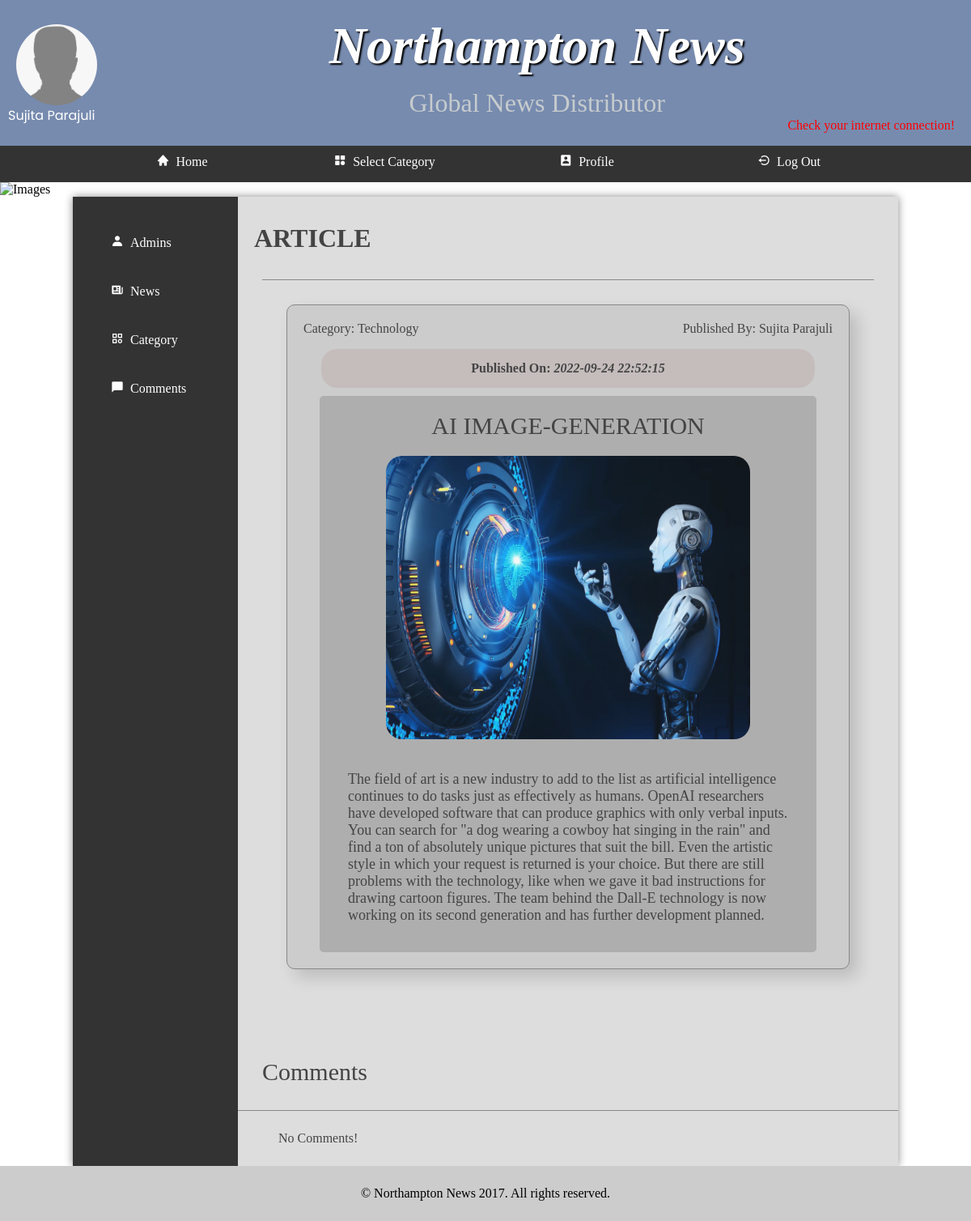
/adminFullArticle.php?id=2 (signed in), run on the app's committed database.
### tables this page shows
CREATE TABLE `article` (
  `id` int(5) NOT NULL,
  `title` varchar(100) NOT NULL,
  `content` text NOT NULL,
  `category` varchar(100) NOT NULL,
  `publishDate` datetime NOT NULL DEFAULT current_timestamp(),
  `image` varchar(100) NOT NULL,
  `publishedBy` varchar(100) NOT NULL
);

### adminFullArticle.php (the view, shortened to what this page needs)
<?php
include('adminDB.php');
$nameOfUser = $_SESSION["username"];
$userPhoto = $_SESSION["photo"];
$id = $_GET['id'];
?>
<!DOCTYPE html>
<html lang = "en">
	<head>
		<link rel = "stylesheet" type = "text/css" href = "styles.css">
		<link rel = "stylesheet" href = "https://unpkg.com/boxicons@2.0.7/css/boxicons.min.css">
	</head>
	<body>
		<header>
		<div class = "userinfo">
			<img src = "./public/images/admins/<?php
				if ($userPhoto){
					echo $userPhoto;
				}
				else{
					echo "character.jpg";
				}
				?>" alt = "User's Profile Picture" class = "userimage">
				<p>
				<?php
					echo $nameOfUser;
				?>
				</p>
			</div>
			<section>
				<h1>Northampton News</h1>
				<h3>Global News Distributor</h3>
			</section>
				<?php
                    $getGeoLocation = @unserialize (file_get_contents('http://ip-api.com/php/'));
                	if ($getGeoLocation && $getGeoLocation['status'] == 'success') {
                    	echo "<div style = 'margin-right: 20px;'><i class='bx bx-current-location'></i>&nbsp;".$getGeoLocation['city'].', '.$getGeoLocation['country']."</div>";
                    }
                    else{
                        echo "<div style = 'margin-right: 20px; color: red;'>Check your internet connection!</div>";
                    }
                ?>
		</header>
		<nav>
			<ul>
				<li><a href = "adminIndex.php"><i class='bx bxs-home'></i><span>&ensp;Home</span></a></li>
				<li><a href="#"><i class='bx bxs-category'></i>&ensp;Select Category</a>
				</li>
				<li><a href = "adminProfile.php"><i class='bx bxs-user-rectangle'></i><span>&ensp;Profile</span></a></li>
				<li><a href = "logout.php"><i class='bx bx-log-out-circle'></i><span>&ensp;Log Out</span></a></li>
			</ul>
		</nav>
		<img src="images/banners/randombanner.php" alt = "Images"/>
		<main>
		<nav>
				<ul>
				<li><a href = "manageAdmins.php"><i class='bx bxs-user'></i><span>&ensp;Admins</span></a></li>
                <li><a href = "adminArticles.php"><i class='bx bxs-news' ></i><span>&ensp;News</span></a></li>
				<li><a href = "manageCategories.php"><i class='bx bx-category' ></i><span>&ensp;Category</span></a></li>
                <li><a href = "manageComments.php" ><i class='bx bxs-comment' ></i><span>&ensp;Comments</span></a></li>
				</ul>
			</nav>
			<section class = "news_list_container">
                <h2 id = "heading">ARTICLE</h2>
			</section>
			<div class = "article_cont">
		   <?php
				$statemnt = $connection->prepare("SELECT * FROM `assignment1`.`article` WHERE id = '$id'");
				$statemnt->execute();
				$results = $statemnt->fetch(PDO::FETCH_NUM);
			?>
				<div class = "evr_news">
					<p style = "float: left;">Category:&nbsp;<?php echo $results[3]; ?></p>
					<p style = "float: right;">Published By:&nbsp;<?php echo $results[6]; ?></p>
				<div class = "atcDate">
					<label>Published On:&nbsp;</label><em><?php echo $results[4]; ?></em>
				</div>
					<div class = "news_ttl"><?php echo $results[1]; ?></div>
					<div class = "news_image"><img src = "public/images/articles/
					<?php
					if ($results[5]){
					 echo $results[5];
					}
					else{
						echo "placeholder.png";
					}
					?>"
					alt = "News Article Image">
					</div>
				<div class = "news_atcl">
				<?php echo $results[2]; ?>
				</div>
			</div>
		</div>
                <h3 style = "margin: 30px; font-size: 30px; font-weight: lighter;">Comments</h3>
		<div class = "all_comments">
		<?php
                $statemnt = $connection->prepare("SELECT * FROM `assignment1`.`comment`");
                $statemnt->execute();
				if ($statemnt->rowCount() > 0){
                while ($comResult = $statemnt->fetch(PDO::FETCH_NUM)){
					if ($comResult[3] == $id){
					?>
			<div class = "comments">
				<div class = "username"><a href = "adminUserComment.php?name=<?php echo $comResult[1]; ?>"><?php echo $comResult[1]; ?></a>&nbsp;•<em><?php echo $comResult[4]; ?></em></div>
				<div class = "commentTxt"><?php echo $comResult[2]; ?></div>
			</div>
			<?php }
		}
	}else{
		echo "<div class = 'comments'>No Comments!</div";
	}
			?>
		</div>
		</main>
		<footer>
			&copy; Northampton News 2017. All rights reserved.
		</footer>
	</body>
</html>

### styles.css (style rules this page uses)
* { margin: 0; padding: 0; }
html { font-family: 'Oxygen-Regular', times, verdana, sans-serif; }
body { background-color: #fff; }
header { background-color: #778baf; color: white; height: 180px; }
nav { width: 100%; background-color: #333; overflow: auto; }
nav ul { width: 1000px; margin: auto; display: block; list-style-type: none; }
nav ul li { width: 25%; float: left; overflow: auto; text-align: center; }
nav a { color: white; padding-top: 10px; display: block; text-decoration: none; }
header { text-align: right; }
header section { display: block; }
header h1 { font-weight: bold; font-style: italic; font-size:4em; color: white; text-align: center; padding-top: 20px; text-shadow: 2px 2px 2px #000; }
header h3 { font-weight: lighter; font-size:2em; color: rgba(217, 219, 213, 0.801); text-align: center; padding-top: 15px; }
main { min-height: 70vh; background-color: #ddd; width: 85vw; display: block; margin: auto; box-shadow: 0px 0px 10px #888; color:#444; }
main h2 { font-size:2em; }
p, li, h2 { margin-bottom: 1em; }
.article_cont { padding-top: 2em; border-top: 1px solid #888; padding: 30px; margin: 30px; }
.all_comments { border-top:1px solid #888; display: flex; flex-direction: column-reverse; }
.comments { margin: 25px 50px; }
.atcDate { clear: both; margin-top: 10px; background-color: rgba(197, 188, 188, 0.943); padding: 15px; margin-left: 22px; margin-right: 22px; font-weight: bolder; border-radius: 20px; text-align: center; margin-bottom: 10px; }
.news_image { text-align: center; background-color: rgba(136, 136, 136, 0.432); margin-left: 20px; margin-right: 20px; padding-top: 20px; }
.news_image img { height: 350px; width: 450px; border-radius: 20px; opacity: 0.9; }
.evr_news { background-color: #ccc; box-shadow: 10px 10px 20px rgba(0, 0, 0, 0.15); border: 1px solid #888; border-radius: 10px; padding: 20px; margin-bottom: 50px; }
.news_ttl { border-top-left-radius: 5px; border-top-right-radius: 5px; padding-top: 20px; text-align: center; font-size: 30px; margin-left: 20px; margin-right: 20px; background-color: rgba(136, 136, 136, 0.432); }
.news_atcl { border-bottom-left-radius: 5px; border-bottom-right-radius: 5px; padding: 35px; font-size: 18px; background-color: rgba(136, 136, 136, 0.432); margin-left: 20px; margin-right: 20px; }
ul { margin-left: 2em; }
body > img { display: block; width: 100%; }
main { display: table; }
main > nav { display: table-cell; width: 20%; padding: 2em; }
main > nav li { float: none; width: auto; text-align: left; padding: 5px 1px 10px 15px; border-radius: 10px; }
main > nav ul { width: auto; }
footer { text-align: center; background-color: #ccc; padding: 25px; }
.userimage, .myimage img { height: 100px; width: 100px; border-radius: 50%; float: left; }
.userinfo { font-family: "Poppins", sans-serif; float: left; margin-top: 30px; margin-left: 20px; }
.userinfo p { text-transform: capitalize; margin-left: -10px; margin-right: 10px; }
.news_list_container { margin-left: 20px; }

### data on the page
article: category "Technology", publishedBy "Sujita Parajuli", publishDate "2022-09-24 22:52:15", title "AI IMAGE-GENERATION", image (picture), content "The field of art is a new industry to add to the list as artificial intelligence continues to do tasks just as effectively as humans. OpenAI researchers have developed software that can produce graphics with only verbal inputs. You can search for \"a dog wearing a cowboy hat singing in the rain\" and find a ton of absolutely unique pictures that suit the bill. Even the artistic style in which your request is returned is your choice. But there are still problems with the technology, like when we gave it bad instructions for drawing cartoon figures. The team behind the Dall-E technology is now working on its second generation and has further development planned."

### other printed values
$nameOfUser "Sujita Parajuli"
